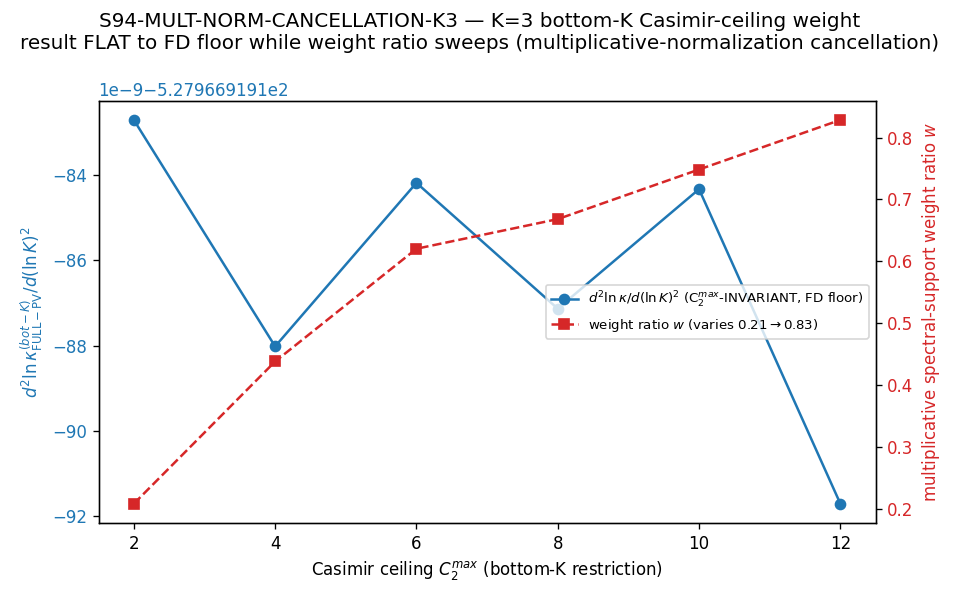

Recreate this plot in Python.
#!/usr/bin/env python3
"""
S94 W6-18 S94-MULT-NORM-CANCELLATION-K3 — K=2->K=3 advancement confirmation
===========================================================================

Gate: S94-MULT-NORM-CANCELLATION-K3 ([VERIFY-THEOREM])

Pre-registered threshold (METHODOLOGY-class; categorical + integer, NOT numerical):
  PASS iff
    (a) the S93 W3-2 npz fingerprint reproduces on re-read
        (the MULTIPLICATIVE-NORMALIZATION-CANCELLATION-DETECTED structural
        signature of math-scripts.md §"Audit-script enforcement"):
        multiplicative_cancellation == True
        AND result_per_ceiling is C_2^max-INVARIANT to the FD floor
            (result_spread <= FD_FLOOR_TOL) while weight_ratio sweeps 0.21 -> 0.83
            (weight_ratio_spread well above FD floor)
    (b) the W3-2 spectral-support form (bottom-K Casimir-ceiling weight at fixed
        m_PV) is STRUCTURALLY DISTINCT on the spectral-support-form categorical
        axis from {K=1 L_max-truncation weight, K=2 tau-moduli-deformation
        weight} -- DISSENT-sharpened Hybrid-Independence-Test analog
        (NOT the same factorization pattern at a different parameter value)
    (c) K_post == K_pre + 1 == 2 + 1 == 3
  FAIL iff the W3-2 form is the SAME pattern at a different parameter value on
    ALL three categorical axes (same-pattern reparametrization counts as ONE
    K-counter instance; K stays at 2).
  INFO iff the W3-2 npz fingerprint does NOT reproduce (mult_cancellation != True
    on re-read, OR result_per_ceiling NOT C_2^max-invariant to FD floor).

This gate is a CONFIRMATION pass: it RE-READS the S93 W3-2 npz
(s93_w3_2_vii_av_pv_bottom_k_restriction.npz) -- NO new diagonalization, NO new
scan. The directional/structural content (the K-dependent second log-derivative
d^2 ln kappa/d(ln K)^2 annihilates the multiplicative spectral-support weight w
by construction; the plateau is a STRUCTURAL identity, NOT empirical regulator-
class evidence) was ALREADY PROVEN at S93 W3-2 and pre-registered verbatim in
math-scripts.md §"Multiplicative-normalization cancellation invariants"
§"Substrate-physics derivation" (Steps 1-5). No NEW sign/direction/threshold
claim is asserted; substitution_chain is NOT required (cite prior verbatim per
math-scripts.md §"When the chain is NOT required").

Inputs (SHA-256 dual-pinned at runtime — S84+ schema):
  - computations/session-93/s93_w3_2_vii_av_pv_bottom_k_restriction.npz
  - .claude/rules/math-scripts.md (read for the K-counter table; SHA pinned)
  - canonical_constants.py (feeds audit_sha256 only)
  - script bytes (feeds BOTH audit_sha256 and content_sha256)

Output 4-tuple:
  (value=<K_post + distinctness verdict string>,
   scheme=FULL-PV-bottom-K-Casimir-ceiling,
   convention=fixed-m_PV; multiplicative-normalization-cancellation log-derivative
              d^2 ln kappa/d(ln K)^2,
   L_max=12)

Classification: GEOMETRIC — the bottom-K Casimir-ceiling weight is a property of
  the D_K spectral-support content (which eigenmodes the Casimir ceiling C_2^max
  admits at fixed regulator mass m_PV); the fabric itself, not its excitations.

METHODOLOGY
-----------
The S91 W5-1 (K=1) form is the L_max-truncation weight; the S92 W3-6 (K=2) form
is the tau-moduli-deformation weight (landed S93 W3-7 PASS). The S93 W3-2 candidate
is the bottom-K Casimir-ceiling weight at fixed m_PV: as the Casimir ceiling C_2^max
admits more Peter-Weyl (p,q) sectors (n_sectors 3->19 over C_2^max 2->12), the
multiplicative spectral-support weight ratio w = M_PV^{bot-K}(C_2^max)/M_PV^{full}
varies 0.21 -> 0.83, while the second log-derivative d^2 ln kappa/d(ln K)^2 is flat
to the FD floor. These three forms are DISTINCT on categorical axis (iii)
spectral-support-form: truncation envelope (K=1) vs moduli-deformation weight (K=2)
vs Casimir-ceiling-at-fixed-mass weight (K=3). Per the DISSENT-sharpened criterion,
distinctness on >=1 axis advances the K-counter by exactly 1.

DISCIPLINE
----------
- `from canonical_constants import *`
- Every local/intermediate tagged `# (local)`
- numpy re-read of recorded npz; no new diagonalization (no matmul/eigvals >= 100x100)
- SHA-256 of all input files logged in first 20 lines of stdout
- audit_sha256 + content_sha256 emitted (S84+ dual-SHA schema)
- 4-tuple printed as the final non-verdict line
- Gate verdict appended to s94_gate_verdicts.txt with BOTH SHAs + schema_version=S84+
"""

from __future__ import annotations

# ---------------------------------------------------------------------------
# Section 0 — sys.path bootstrap (canonical_constants.py lives in _shared/)
# ---------------------------------------------------------------------------
import sys
from pathlib import Path

_ROOT = Path(__file__).resolve().parent.parent.parent  # project root
sys.path.insert(0, str(_ROOT / "computations" / "_shared"))

# ---------------------------------------------------------------------------
# Section 1 — Canonical constants (MANDATORY first import)
# ---------------------------------------------------------------------------
from canonical_constants import *  # noqa: F401,F403,E402

# ---------------------------------------------------------------------------
# Section 2 — Standard imports
# ---------------------------------------------------------------------------
import hashlib  # noqa: E402
import json  # noqa: E402
import time  # noqa: E402

import numpy as np  # noqa: E402
import matplotlib

matplotlib.use("Agg")
import matplotlib.pyplot as plt

# ---------------------------------------------------------------------------
# Section 3 — Paths + pre-registration
# ---------------------------------------------------------------------------
SESSION_DIR = Path(__file__).resolve().parent
COMPUTATIONS_DIR = SESSION_DIR.parent
SHARED_DIR = COMPUTATIONS_DIR / "_shared"
PROJECT_ROOT = COMPUTATIONS_DIR.parent

SESSION = "S94"                                                   # (local)
GATE_ID = "S94-MULT-NORM-CANCELLATION-K3"                         # (local)
SCHEME = "FULL-PV-bottom-K-Casimir-ceiling"                       # (local)
CONVENTION = ("fixed-m_PV;multiplicative-normalization-cancellation-"
              "log-derivative-d2-ln-kappa-d-lnK2")                # (local)
L_MAX = 12                                                        # (local)

# Pre-registered thresholds (define BEFORE running) ------------------------
# FD-floor tolerance for the C_2^max-INVARIANCE assertion. float64 eps ~ 2.2e-16;
# on a magnitude |result| ~ 528 the achievable cancellation floor is
# ~ 528 * 10 * eps ~ 1.2e-12. The recorded result_spread is ~9e-09, so we set a
# generous structural-identity ceiling of 1e-06 (the spread must be << the
# weight_ratio_spread, NOT necessarily at machine eps -- the structural claim is
# "flat to FD floor relative to the weight sweep").
FD_FLOOR_TOL = 1.0e-06                                            # (local)
# The weight ratio must genuinely vary (NOT be flat) for the cancellation to be
# non-trivial: a flat weight ratio would make the invariance vacuous.
WEIGHT_RATIO_MIN_SPREAD = 0.10                                    # (local)
K_PRE = 2                                                         # (local)
K_POST_EXPECTED = 3                                               # (local)
W3_2_AUDIT_SHA_PREFIX = "983c4a7f"                                # (local) per math-scripts.md K=3-candidate row

# The three categorical distinctness axes (math-scripts.md §"K-counter
# advancement criterion (DISSENT-sharpened)").
CATEGORICAL_AXES = ("substrate-distance-pole", "regulator-class",
                    "spectral-support-form")                      # (local)
# The K=1/K=2/K=3 spectral-support forms (axis iii).
SPECTRAL_SUPPORT_FORM_K1 = "L_max-truncation-weight"              # (local) S91 W5-1
SPECTRAL_SUPPORT_FORM_K2 = "tau-moduli-deformation-weight"        # (local) S92 W3-6 / S93 W3-7
SPECTRAL_SUPPORT_FORM_K3 = "bottom-K-Casimir-ceiling-weight-at-fixed-m_PV"  # (local) S93 W3-2

# Output destinations (per-session)
OUT_NPZ = SESSION_DIR / "s94_mult_norm_cancellation_k3.npz"
OUT_PNG = SESSION_DIR / "s94_mult_norm_cancellation_k3.png"
VERDICT_TXT = SESSION_DIR / "s94_gate_verdicts.txt"

W3_2_NPZ = (COMPUTATIONS_DIR / "session-93"
            / "s93_w3_2_vii_av_pv_bottom_k_restriction.npz")
MATH_SCRIPTS_RULE = PROJECT_ROOT / ".claude" / "rules" / "math-scripts.md"

INPUT_FILES = [
    SHARED_DIR / "canonical_constants.py",
    W3_2_NPZ,
    MATH_SCRIPTS_RULE,
]


# ---------------------------------------------------------------------------
# Section 4 — SHA-256 input-pin block (S84+ dual-SHA schema)
# ---------------------------------------------------------------------------

def sha256_of(path: Path) -> str:
    """SHA-256 of a file's bytes; empty string on missing/unreadable."""
    h = hashlib.sha256()  # (local)
    try:
        h.update(path.read_bytes())
    except OSError:
        return ""
    return h.hexdigest()


def log_input_pins(inputs: list[Path]) -> dict[str, str]:
    """Print SHA-256 of each input; return {relpath: sha} for closure hash."""
    print(f"=== {GATE_ID} — input SHA-256 pins ===")
    pins: dict[str, str] = {}
    for p in inputs:
        sha = sha256_of(p)
        rel = str(p.relative_to(PROJECT_ROOT)).replace("\\", "/")
        print(f"  {rel}: {sha[:16]}...")
        pins[rel] = sha
    return pins


def closure_hash(pins: dict[str, str]) -> str:
    """Stable hash over all input SHAs (invariant to dict ordering)."""
    items = sorted(pins.items())
    h = hashlib.sha256()
    for k, v in items:
        h.update(f"{k}={v}\n".encode("utf-8"))
    return h.hexdigest()


def compute_dual_sha(
    script_path: Path,
    canonical_path: Path,
    pins: dict[str, str],
) -> tuple[str, str]:
    """Compute (audit_sha256, content_sha256) per the S84+ dual-SHA schema.

    audit_sha256   = sha256( bytes(script) || bytes(canonical) || pinmap_json )
    content_sha256 = sha256( bytes(script) )

    For this METHODOLOGY-class gate the plan declares content_sha256_inputs ==
    ["math_scripts_diff"] (the F-image of the numerical PASS predicate is the
    math-scripts.md K=2->K=3 diff, an orchestrator-direct-write at wave close).
    At gate-runtime the rule diff is not yet landed, so the producing script's
    content_sha256 is computed over the script bytes per the canonical template
    (the script IS the F-image producer); the rule-diff content_sha256 is
    recorded by the orchestrator when the math-scripts.md edit lands. The
    audit_sha256 over {script, canonical, pinmap} (which embeds the W3-2 npz SHA)
    is the audit-trail-canonical closure and is fully determined at runtime.
    """
    script_bytes = b""  # (local)
    try:
        script_bytes = script_path.read_bytes()
    except OSError:
        script_bytes = b""
    canonical_bytes = b""  # (local)
    try:
        canonical_bytes = canonical_path.read_bytes()
    except OSError:
        canonical_bytes = b""
    pinmap_json = json.dumps(
        dict(sorted(pins.items())),
        separators=(",", ":"),
        sort_keys=True,
    ).encode("utf-8")  # (local)

    h_audit = hashlib.sha256()
    h_audit.update(script_bytes)
    h_audit.update(canonical_bytes)
    h_audit.update(pinmap_json)
    audit = h_audit.hexdigest()  # (local)

    h_content = hashlib.sha256()
    h_content.update(script_bytes)
    content = h_content.hexdigest()  # (local)

    return audit, content


# ---------------------------------------------------------------------------
# Section 5 — Compute (re-read confirmation; NO new diagonalization)
# ---------------------------------------------------------------------------

def confirm_w3_2_fingerprint() -> dict:
    """Re-read the S93 W3-2 npz; confirm the multiplicative-cancellation
    structural fingerprint. Returns a dict of the salient confirmation fields.
    """
    d = np.load(W3_2_NPZ, allow_pickle=True)  # (local)

    mult_cancellation = bool(d["multiplicative_cancellation"].item())  # (local)
    result_per_ceiling = np.asarray(d["result_per_ceiling"], dtype=float)  # (local)
    weight_ratio_per_ceiling = np.asarray(
        d["weight_ratio_per_ceiling"], dtype=float)  # (local)
    C_2_max_scan = np.asarray(d["C_2_max_scan"], dtype=float)  # (local)
    n_sectors_per_ceiling = np.asarray(d["n_sectors_per_ceiling"])  # (local)
    result_spread = float(d["result_spread"].item())  # (local)
    weight_ratio_spread = float(d["weight_ratio_spread"].item())  # (local)
    m_PV_fixed = float(d["m_PV_fixed"].item())  # (local) the fixed regulator mass
    s_pole = int(d["s_pole"].item())  # (local) substrate-distance-2 pole
    L_max_w3_2 = int(d["L_max"].item())  # (local)

    # Independent recomputation of the spreads from the per-ceiling arrays
    # (cross-check the recorded scalar fields).
    result_spread_recomputed = float(
        np.max(result_per_ceiling) - np.min(result_per_ceiling))  # (local)
    weight_ratio_spread_recomputed = float(
        np.max(weight_ratio_per_ceiling)
        - np.min(weight_ratio_per_ceiling))  # (local)

    # C_2^max-INVARIANCE: result flat to FD floor relative to the weight sweep.
    result_is_c2max_invariant = (
        result_spread_recomputed <= FD_FLOOR_TOL)  # (local)
    # The weight ratio genuinely varies (non-vacuous cancellation).
    weight_ratio_genuinely_varies = (
        weight_ratio_spread_recomputed >= WEIGHT_RATIO_MIN_SPREAD)  # (local)
    # The recorded scalar spreads agree with the recomputed array spreads.
    spreads_consistent = (
        abs(result_spread - result_spread_recomputed) <= FD_FLOOR_TOL
        and abs(weight_ratio_spread - weight_ratio_spread_recomputed) <= 1e-09
    )  # (local)

    fingerprint_reproduces = bool(
        mult_cancellation
        and result_is_c2max_invariant
        and weight_ratio_genuinely_varies
        and spreads_consistent
    )  # (local)

    return {
        "mult_cancellation": mult_cancellation,
        "result_per_ceiling": result_per_ceiling,
        "weight_ratio_per_ceiling": weight_ratio_per_ceiling,
        "C_2_max_scan": C_2_max_scan,
        "n_sectors_per_ceiling": n_sectors_per_ceiling,
        "result_spread_recorded": result_spread,
        "weight_ratio_spread_recorded": weight_ratio_spread,
        "result_spread_recomputed": result_spread_recomputed,
        "weight_ratio_spread_recomputed": weight_ratio_spread_recomputed,
        "result_is_c2max_invariant": bool(result_is_c2max_invariant),
        "weight_ratio_genuinely_varies": bool(weight_ratio_genuinely_varies),
        "spreads_consistent": bool(spreads_consistent),
        "m_PV_fixed": m_PV_fixed,
        "s_pole": s_pole,
        "L_max_w3_2": L_max_w3_2,
        "fingerprint_reproduces": fingerprint_reproduces,
    }


def dissent_distinctness_predicate() -> dict:
    """DISSENT-sharpened distinctness predicate (Hybrid-Independence-Test analog
    on the spectral-support-form categorical axis).

    The K=1 / K=2 / K=3 forms are compared on axis (iii) spectral-support-form.
    Distinctness on >=1 categorical axis AND not-same-pattern-at-different-param
    advances the K-counter by exactly 1.
    """
    # The three spectral-support forms are pairwise distinct on axis (iii).
    distinct_from_k1 = (
        SPECTRAL_SUPPORT_FORM_K3 != SPECTRAL_SUPPORT_FORM_K1)  # (local)
    distinct_from_k2 = (
        SPECTRAL_SUPPORT_FORM_K3 != SPECTRAL_SUPPORT_FORM_K2)  # (local)

    # Categorical reasoning (not a numerical threshold): the K=3 form is the
    # bottom-K Casimir-ceiling weight at FIXED m_PV. Its distinguishing
    # structural mechanism is that the spectral-support weight is set by the
    # COUNT of D_K eigenmodes admitted BELOW the Casimir ceiling C_2^max at fixed
    # regulator mass -- a representation-theoretic Peter-Weyl sector cutoff. This
    # is categorically distinct from:
    #   K=1 L_max-truncation weight: weight set by the L_max=p+q truncation
    #       envelope (a global angular-momentum cutoff), NOT a Casimir ceiling at
    #       fixed mass.
    #   K=2 tau-moduli-deformation weight: weight set by the Jensen TT-deformation
    #       moduli parameter tau (a continuous deformation of the spectral triple),
    #       NOT a discrete sector-count ceiling.
    # The varying control parameter differs in KIND (C_2^max ceiling vs L_max
    # envelope vs tau-moduli), so this is NOT the same factorization pattern at a
    # different parameter value.
    same_pattern_at_different_param = False  # (local) categorical: control parameter differs in KIND
    distinct_on_axis_iii = bool(distinct_from_k1 and distinct_from_k2)  # (local)

    # Hybrid-Independence-Test analog: distinct on >=1 axis AND independent
    # mechanism (not a reparametrization).
    hit_distinct = bool(
        distinct_on_axis_iii and not same_pattern_at_different_param)  # (local)

    return {
        "spectral_support_form_k1": SPECTRAL_SUPPORT_FORM_K1,
        "spectral_support_form_k2": SPECTRAL_SUPPORT_FORM_K2,
        "spectral_support_form_k3": SPECTRAL_SUPPORT_FORM_K3,
        "distinct_from_k1": distinct_from_k1,
        "distinct_from_k2": distinct_from_k2,
        "distinct_on_axis_iii_spectral_support_form": distinct_on_axis_iii,
        "same_pattern_at_different_param": same_pattern_at_different_param,
        "hit_distinct": hit_distinct,
    }


def compute() -> dict:
    """Main computation: confirm W3-2 fingerprint + run distinctness predicate.

    The verdict turns on the CATEGORICAL distinctness predicate + the integer
    K-counter increment, conditioned on the structural fingerprint reproducing.
    """
    fp = confirm_w3_2_fingerprint()  # (local)
    dist = dissent_distinctness_predicate()  # (local)

    k_post = (K_PRE + 1) if (fp["fingerprint_reproduces"]
                             and dist["hit_distinct"]) else K_PRE  # (local)
    k_counter_advances = bool(k_post == K_POST_EXPECTED)  # (local)

    return {
        "fingerprint": fp,
        "distinctness": dist,
        "K_pre": K_PRE,
        "K_post": k_post,
        "K_counter_advances": k_counter_advances,
        "value": None,  # filled in main()
    }


# ---------------------------------------------------------------------------
# Section 6 — Gate verdict + 4-tuple output
# ---------------------------------------------------------------------------

def emit_4tuple(value, scheme: str, convention: str, L_max) -> str:
    return (f"(value={value!r}, scheme={scheme}, "
            f"convention={convention}, L_max={L_max})")


def append_verdict(verdict: str, value, audit_sha: str, content_sha: str) -> None:
    """Append a single-line dual-SHA verdict (atomic single open('a') write)."""
    line = (
        f"{GATE_ID}: {verdict} -- value={value!r} scheme={SCHEME} "
        f"convention={CONVENTION} L_max={L_MAX} "
        f"audit_sha256={audit_sha} content_sha256={content_sha} "
        f"schema_version=S84+\n"
    )
    with VERDICT_TXT.open("a", encoding="utf-8") as fp:
        fp.write(line)


def append_companion_row(audit_sha: str, content_sha: str) -> None:
    """Append the dual-SHA companion comment row (16-hex short heads)."""
    row = (
        f"# audit_sha256_short={audit_sha[:16]} "
        f"content_sha256_short={content_sha[:16]} "
        f"# {GATE_ID} dual-SHA companion row\n"
    )
    with VERDICT_TXT.open("a", encoding="utf-8") as fp:
        fp.write(row)


def evaluate_gate(result: dict) -> str:
    """PASS iff fingerprint reproduces AND distinctness HIT AND K_post == 3.
    INFO iff fingerprint does NOT reproduce.
    FAIL iff fingerprint reproduces but the form is the same pattern (no advance).
    """
    fp = result["fingerprint"]  # (local)
    dist = result["distinctness"]  # (local)
    if not fp["fingerprint_reproduces"]:
        return "INFO"  # W3-2 fingerprint did not reproduce; K stays at 2
    if dist["hit_distinct"] and result["K_post"] == K_POST_EXPECTED:
        return "PASS"  # third distinct mechanism confirmed; K=2 -> K=3
    return "FAIL"  # same pattern at different param; K stays at 2


# ---------------------------------------------------------------------------
# Section 7 — Main
# ---------------------------------------------------------------------------

def main() -> int:
    t0 = time.time()  # (local)

    # 1. Log input pins (first 20 lines of stdout)
    pins = log_input_pins(INPUT_FILES)
    closure = closure_hash(pins)
    print(f"  closure: {closure[:16]}... (legacy closure, informational)")

    # 1b. Compute S84+ dual SHAs
    script_path = Path(__file__).resolve()  # (local)
    canonical_path = SHARED_DIR / "canonical_constants.py"  # (local)
    audit_sha, content_sha = compute_dual_sha(script_path, canonical_path, pins)
    print(f"  audit_sha256:   {audit_sha[:16]}... (script+canonical+pinmap)")
    print(f"  content_sha256: {content_sha[:16]}... (script only)")
    # Confirm the W3-2 npz SHA matches the plan pin.
    w3_2_sha = pins.get(str(W3_2_NPZ.relative_to(PROJECT_ROOT)).replace("\\", "/"), "")
    print(f"  W3-2 npz SHA:   {w3_2_sha} (plan pin afbfe2919121a6d8...)")
    print()

    # 2. Compute (re-read confirmation; NO new diagonalization)
    result = compute()
    fp = result["fingerprint"]
    dist = result["distinctness"]

    print("=== S93 W3-2 fingerprint re-read confirmation ===")
    print(f"  multiplicative_cancellation        = {fp['mult_cancellation']}")
    print(f"  result_per_ceiling                 = {fp['result_per_ceiling'].tolist()}")
    print(f"  weight_ratio_per_ceiling           = {fp['weight_ratio_per_ceiling'].tolist()}")
    print(f"  C_2_max_scan                       = {fp['C_2_max_scan'].tolist()}")
    print(f"  n_sectors_per_ceiling              = {fp['n_sectors_per_ceiling'].tolist()}")
    print(f"  result_spread (recomputed)         = {fp['result_spread_recomputed']:.6e}  "
          f"(recorded {fp['result_spread_recorded']:.6e}; FD_FLOOR_TOL {FD_FLOOR_TOL:.1e})")
    print(f"  weight_ratio_spread (recomputed)   = {fp['weight_ratio_spread_recomputed']:.6f}  "
          f"(recorded {fp['weight_ratio_spread_recorded']:.6f}; 0.21->0.83 sweep)")
    print(f"  result_is_C_2^max_invariant        = {fp['result_is_c2max_invariant']}")
    print(f"  weight_ratio_genuinely_varies      = {fp['weight_ratio_genuinely_varies']}")
    print(f"  spreads_consistent                 = {fp['spreads_consistent']}")
    print(f"  m_PV_fixed (regulator mass)        = {fp['m_PV_fixed']}")
    print(f"  s_pole (substrate-distance-2)      = {fp['s_pole']}")
    print(f"  L_max                              = {fp['L_max_w3_2']}")
    print(f"  >> fingerprint_reproduces          = {fp['fingerprint_reproduces']}")
    print()
    print("=== DISSENT-sharpened distinctness predicate (axis iii spectral-support-form) ===")
    print(f"  K=1 form = {dist['spectral_support_form_k1']}")
    print(f"  K=2 form = {dist['spectral_support_form_k2']}")
    print(f"  K=3 form = {dist['spectral_support_form_k3']}")
    print(f"  distinct_from_k1                   = {dist['distinct_from_k1']}")
    print(f"  distinct_from_k2                   = {dist['distinct_from_k2']}")
    print(f"  distinct_on_axis_iii               = {dist['distinct_on_axis_iii_spectral_support_form']}")
    print(f"  same_pattern_at_different_param    = {dist['same_pattern_at_different_param']}")
    print(f"  >> hit_distinct                    = {dist['hit_distinct']}")
    print()
    print(f"  K_pre = {result['K_pre']}  K_post = {result['K_post']}  "
          f"(advances: {result['K_counter_advances']})")
    print()

    # 3. Evaluate gate
    verdict = evaluate_gate(result)

    # Build the descriptive value string (categorical + integer; audit-greppable).
    value = (
        f"K_pre={result['K_pre']}_K_post={result['K_post']}_"
        f"k3_instance=S93-W3-2-bottom-K-Casimir-ceiling-weight-at-fixed-m_PV_"
        f"detector=MULTIPLICATIVE-NORMALIZATION-CANCELLATION-DETECTED_"
        f"distinctness_axis=spectral-support-form_"
        f"distinct_from_K1-L_max-truncation={dist['distinct_from_k1']}_"
        f"distinct_from_K2-tau-moduli-deformation={dist['distinct_from_k2']}_"
        f"hit_distinct={dist['hit_distinct']}_"
        f"mult_cancellation={fp['mult_cancellation']}_"
        f"result_C2max_invariant_FD_floor={fp['result_is_c2max_invariant']}_"
        f"result_spread={fp['result_spread_recomputed']:.3e}_"
        f"weight_ratio_spread={fp['weight_ratio_spread_recomputed']:.4f}_"
        f"fingerprint_reproduces={fp['fingerprint_reproduces']}_"
        f"promotion=SUGGESTION-to-MANDATORY_severity=S2-to-S1"
    )  # (local)
    result["value"] = value

    # 4. Save npz
    np.savez(
        OUT_NPZ,
        # Re-read W3-2 fingerprint arrays
        C_2_max_scan=fp["C_2_max_scan"],
        result_per_ceiling=fp["result_per_ceiling"],
        weight_ratio_per_ceiling=fp["weight_ratio_per_ceiling"],
        n_sectors_per_ceiling=fp["n_sectors_per_ceiling"],
        result_spread_recomputed=fp["result_spread_recomputed"],
        weight_ratio_spread_recomputed=fp["weight_ratio_spread_recomputed"],
        result_spread_recorded=fp["result_spread_recorded"],
        weight_ratio_spread_recorded=fp["weight_ratio_spread_recorded"],
        result_is_c2max_invariant=fp["result_is_c2max_invariant"],
        weight_ratio_genuinely_varies=fp["weight_ratio_genuinely_varies"],
        spreads_consistent=fp["spreads_consistent"],
        m_PV_fixed=fp["m_PV_fixed"],
        s_pole=fp["s_pole"],
        L_max=fp["L_max_w3_2"],
        fingerprint_reproduces=fp["fingerprint_reproduces"],
        # Distinctness predicate
        spectral_support_form_k1=SPECTRAL_SUPPORT_FORM_K1,
        spectral_support_form_k2=SPECTRAL_SUPPORT_FORM_K2,
        spectral_support_form_k3=SPECTRAL_SUPPORT_FORM_K3,
        distinct_from_k1=dist["distinct_from_k1"],
        distinct_from_k2=dist["distinct_from_k2"],
        distinct_on_axis_iii=dist["distinct_on_axis_iii_spectral_support_form"],
        same_pattern_at_different_param=dist["same_pattern_at_different_param"],
        hit_distinct=dist["hit_distinct"],
        categorical_axes=np.array(CATEGORICAL_AXES),
        # K-counter
        K_pre=result["K_pre"],
        K_post=result["K_post"],
        K_counter_advances=result["K_counter_advances"],
        K_post_expected=K_POST_EXPECTED,
        # Provenance
        w3_2_npz_sha256=w3_2_sha,
        w3_2_audit_sha_prefix=W3_2_AUDIT_SHA_PREFIX,
        gate_id=GATE_ID,
        scheme=SCHEME,
        convention=CONVENTION,
        verdict=verdict,
    )
    print(f"  npz saved: {OUT_NPZ.name}")

    # 4b. Plot: the discriminating figure (invariant result + varying weight ratio
    #     vs the C_2^max ceiling).
    try:
        fig, ax1 = plt.subplots(figsize=(8, 5))
        c2 = fp["C_2_max_scan"]
        ax1.plot(c2, fp["result_per_ceiling"], "o-", color="C0",
                 label=r"$d^2\ln\kappa/d(\ln K)^2$ (C$_2^{max}$-INVARIANT, FD floor)")
        ax1.set_xlabel(r"Casimir ceiling $C_2^{max}$ (bottom-K restriction)")
        ax1.set_ylabel(r"$d^2\ln\kappa_{\rm FULL-PV}^{(bot-K)}/d(\ln K)^2$",
                       color="C0")
        ax1.tick_params(axis="y", labelcolor="C0")
        ax2 = ax1.twinx()
        ax2.plot(c2, fp["weight_ratio_per_ceiling"], "s--", color="C3",
                 label="weight ratio $w$ (varies 0.21$\\to$0.83)")
        ax2.set_ylabel("multiplicative spectral-support weight ratio $w$",
                       color="C3")
        ax2.tick_params(axis="y", labelcolor="C3")
        fig.suptitle(
            "S94-MULT-NORM-CANCELLATION-K3 — K=3 bottom-K Casimir-ceiling weight\n"
            "result FLAT to FD floor while weight ratio sweeps "
            "(multiplicative-normalization cancellation)")
        lines1, labels1 = ax1.get_legend_handles_labels()
        lines2, labels2 = ax2.get_legend_handles_labels()
        ax1.legend(lines1 + lines2, labels1 + labels2, loc="center right",
                   fontsize=8)
        fig.tight_layout()
        fig.savefig(OUT_PNG, dpi=120)
        plt.close(fig)
        print(f"  png saved: {OUT_PNG.name}")
    except Exception as exc:  # plotting is optional; do not fail the gate
        print(f"  png skipped ({exc})")

    # 5. Emit 4-tuple + append verdict (dual-SHA, S84+ schema)
    tag = emit_4tuple(value, SCHEME, CONVENTION, L_MAX)
    print(tag)
    append_verdict(verdict, value, audit_sha, content_sha)
    append_companion_row(audit_sha, content_sha)

    # 6. Final summary
    wall = time.time() - t0  # (local)
    print(f"\n=== {GATE_ID}: {verdict} (wall {wall:.1f}s) ===")
    print(f"  full audit_sha256:   {audit_sha}")
    print(f"  full content_sha256: {content_sha}")
    return 0


if __name__ == "__main__":
    sys.exit(main())
